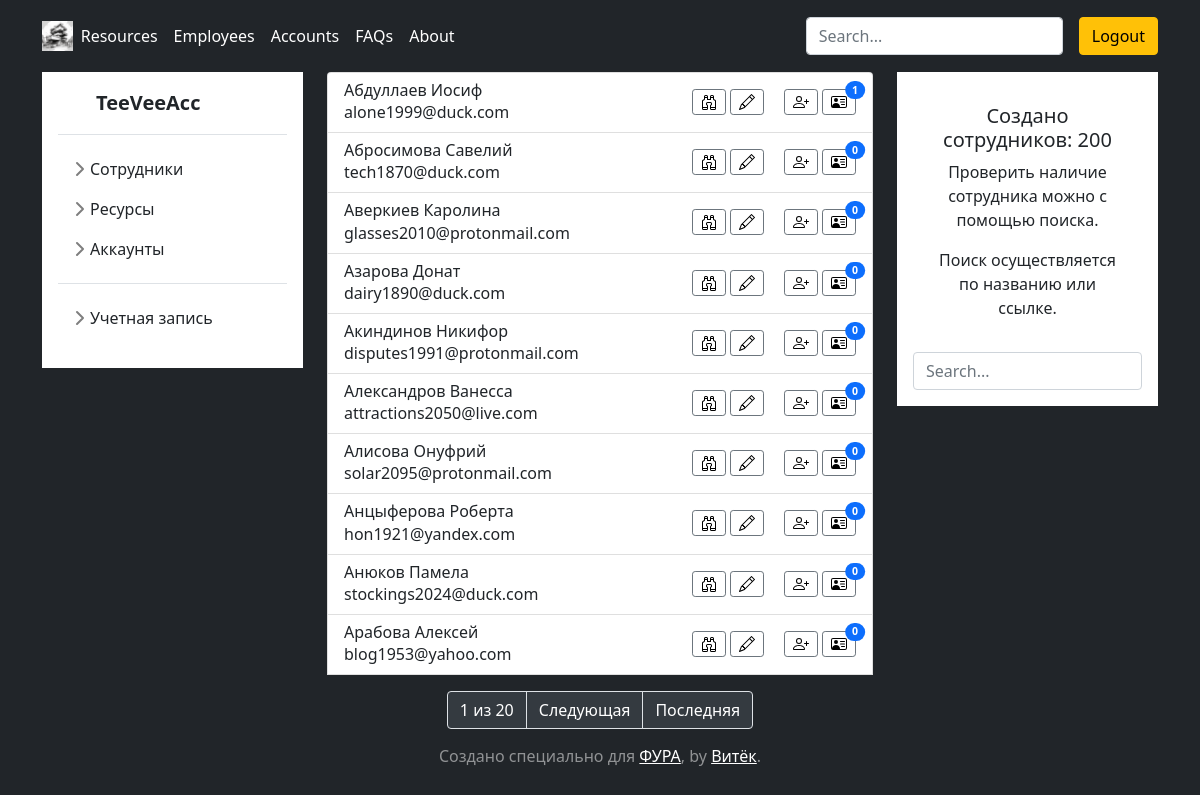
Screenshot of /employees/ (signed in) with the database file from the repository.
### apps/employees/models.py (models this page shows, shortened)
class Employee(models.Model):
	lastname = models.CharField(
		max_length=20,
		verbose_name='Фамилия'
	)
	firstname = models.CharField(
		max_length=20,
		verbose_name='Имя'
	)
	middlename = models.CharField(
		max_length=20,
		verbose_name='Отчество'
	)
	position = models.CharField(
		max_length=200,
		verbose_name='Должность'
	)
	email = models.EmailField(
		verbose_name='Эл. почта'
	)
	phone = models.IntegerField(
		blank=True,
		null=True,
		verbose_name='Корпоративный телефон'
	)
	extension = models.IntegerField(
		blank=True,
		null=True,
		verbose_name='Короткий номер'
	)
	author = models.ForeignKey(
		CustomUser,
		on_delete=models.DO_NOTHING,
		related_name='employees',
		verbose_name='Автор'
	)
	pub_date = models.DateTimeField(
		auto_now_add=True,
		verbose_name='Дата создания'
	)
	change_date = models.DateTimeField(
		auto_now=True,
		verbose_name='Дата изменения'
	)
	is_fired = models.BooleanField(
		default=False,
		blank=True,
		verbose_name='Уволен'
	)
	class Meta:
		ordering = ['lastname']
		verbose_name = 'Сотрудник'
		verbose_name_plural = 'Сотрудники'

### apps/employees/views.py (the view)
@login_required
def show_employees(request):
	employees = Employee.objects.all()
	page_obj = pagination(request, employees)
	context = get_context('employees', 'employees')
	context.update(
		{
			'page_obj': page_obj,
			'data': employees
		}
	)
	return render(request, 'employees/show_employees.html', context)

### apps/utils/utils.py (called while the page is built)
def pagination(request, data: QuerySet):
    paginator = Paginator(data, 10)
    page_number = request.GET.get('page')
    page_obj = paginator.get_page(page_number)
    return page_obj

### templates/employees/show_employees.html
{% extends 'base.html' %}
{% load static %}
{% block main %}
  <div class="list-group w-auto">
    {% for employee in page_obj %}
      {% include 'employees/includes/one_employee.html' %}
    {% endfor %}
    {% include 'includes/pagination.html' %}
  </div>
{% endblock %}
{% block search %}
  {% include 'includes/search.html' %}
{% endblock %}

### templates/employees/includes/one_employee.html
{% load static %}
<div class="list-group-item list-group-item d-flex gap-1 py-2" aria-current="true">
  <div class="d-flex gap-2 w-100 justify-content-between">
    <div>
      <h6 class="mb-0">{{ employee.lastname }} {{ employee.firstname }}</h6>
      <p class="mb-0 opacity-75">{{ employee.email }}</p>
    </div>
    <div class="btn-toolbar" role="toolbar" aria-label="Toolbar with button groups">
      <div class="btn-group me-3" role="group" aria-label="Employee group">
        <form action="{% url 'employees:show_employee' employee.id %}">
          <button type="submit" class="btn btn-sm btn-outline-secondary mt-2 m-1">
            <img src="{% static 'img/binoculars.svg' %}" alt="binoculars" align="right">
          </button>
        </form>
        <form action="{% url 'employees:edit_employees' employee.id %}">
          <button type="submit" class="btn btn-sm btn-outline-secondary mt-2 mr-1">
            <img src="{% static 'img/pencil.svg' %}" alt="pencil" align="right">
          </button>
        </form>
      </div>
      <div class="btn-group" role="group" aria-label="Account group">
        <form action="{% url 'accounts:create_accounts' employee.id %}">
          <button type="submit" class="btn btn-sm btn-outline-secondary mt-2 m-1">
            <img src="{% static 'img/person-plus.svg' %}" alt="person-plus" align="right">
          </button>
        </form>
        <form action="{% url 'accounts:show_accounts' employee.id %}">
          <button type="submit" class="btn btn-sm btn-outline-secondary mt-2 mr-1 position-relative">
            <img src="{% static 'img/person-vcard.svg' %}" alt="person-vcard" align="right">
            <span class="position-absolute top-0 start-100 translate-middle badge rounded-pill bg-primary">{{ employee.account_set.count }}</span>
          </button>
        </form>
      </div>
    </div>
  </div>
</div>

### static/css/sidebars.css (style rules this page uses)
body { min-height: 100vh; min-height: -webkit-fill-available; }
html { height: -webkit-fill-available; }

### rows the page displays
Employee: lastname "Абдуллаев", firstname "Иосиф", email "alone1999@duck.com", account_set.count "1"
Employee: lastname "Абросимова", firstname "Савелий", email "tech1870@duck.com", account_set.count "0"
Employee: lastname "Аверкиев", firstname "Каролина", email "glasses2010@protonmail.com", account_set.count "0"
Employee: lastname "Азарова", firstname "Донат", email "dairy1890@duck.com", account_set.count "0"
Employee: lastname "Акиндинов", firstname "Никифор", email "disputes1991@protonmail.com", account_set.count "0"
Employee: lastname "Александров", firstname "Ванесса", email "attractions2050@live.com", account_set.count "0"
Employee: lastname "Алисова", firstname "Онуфрий", email "solar2095@protonmail.com", account_set.count "0"
Employee: lastname "Анцыферова", firstname "Роберта", email "hon1921@yandex.com", account_set.count "0"
Employee: lastname "Анюков", firstname "Памела", email "stockings2024@duck.com", account_set.count "0"
Employee: lastname "Арабова", firstname "Алексей", email "blog1953@yahoo.com", account_set.count "0"

### other values shown
{{ page_obj.number }} "1"
{{ page_obj.paginator.num_pages }} "20"
{{ search_description }} "сотрудников"
{{ data.count }} "200"
{{ search_description_text }} "сотрудника"
